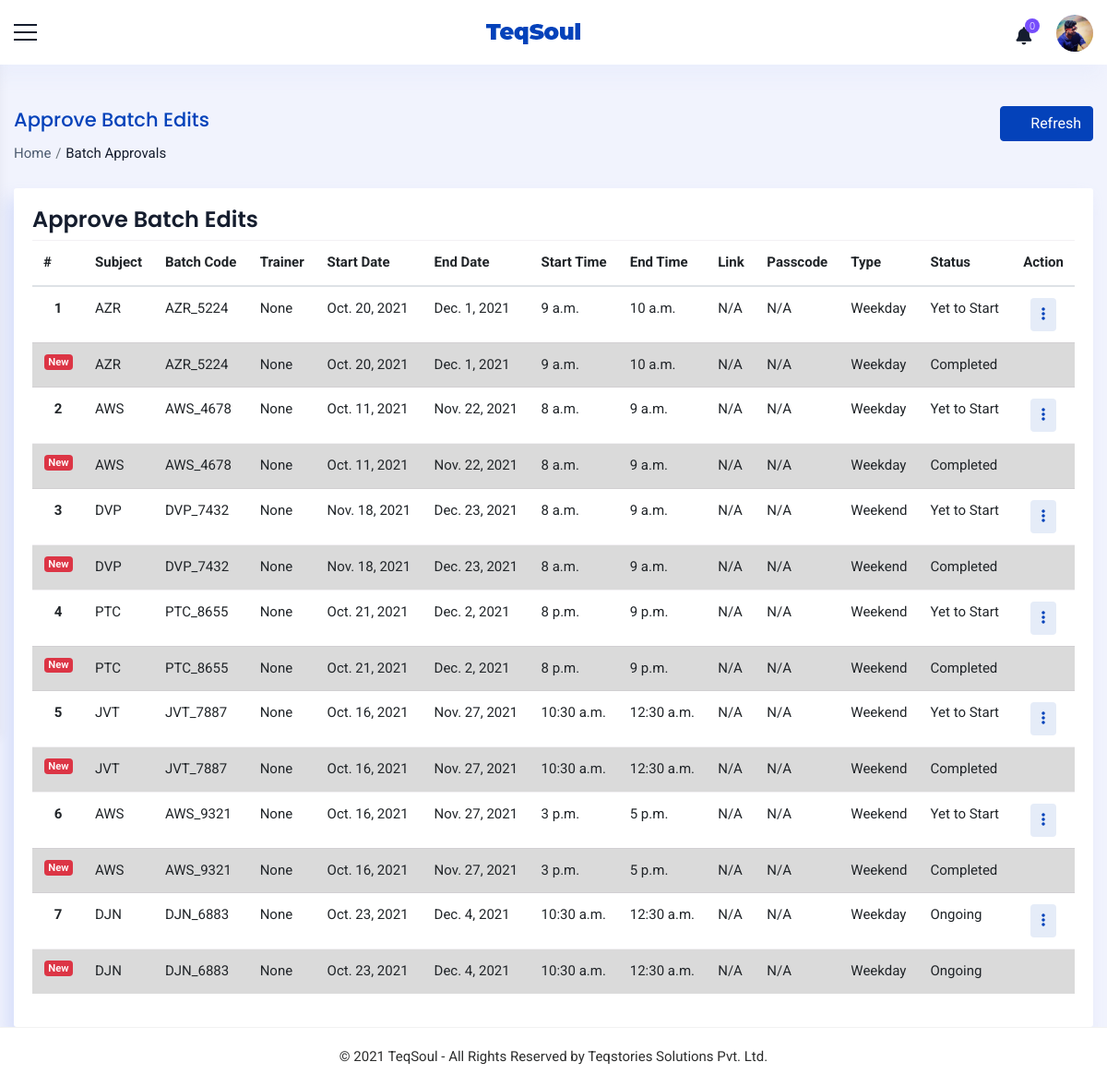
The app's page /operations/view/batch/approvals/ (signed in) with its own data.
### accounts/models.py (models this page shows, shortened)
class Staff(models.Model):
    value= (
    ('1', 'Operations'),
    ('2', 'Sales'),
    ('3', 'Trainer'),
    ('4', 'Admin'),
    ('5', 'Operations Manager'),
    ('6', 'Sales Manager'),
    ('7', 'Trainer Manager'),
    )
    user = models.OneToOneField(User,on_delete=models.CASCADE,null=True,blank=True)
    name = models.CharField(max_length=100,null=True, blank=True)
    empid = models.CharField(max_length=100,null=True, blank=True)
    mobile = models.CharField(max_length=10,null=True, blank=True)
    email = models.EmailField(max_length=200,null=True, blank=True)
    sex = models.CharField(max_length=10,null=True,choices=sex_choices, blank=True)
    dob = models.DateField(null=True, blank=True)
    doj = models.DateField(null=True, blank=True)
    blood_group = models.CharField(max_length=100,null=True, blank=True,choices=groups)
    house = models.CharField(max_length=100,null=True, blank=True)
    street =models.CharField(max_length=100,null=True, blank=True)
    street2 =models.CharField(max_length=100,null=True, blank=True)
    city = models.CharField(max_length=100,null=True, blank=True)
    state = models.CharField(max_length=100,null=True,choices=state, blank=True)
    pin = models.CharField(max_length=100,null=True,blank=True)
    stype = models.CharField(max_length=100,null=True,choices=value, blank=True)
    status = models.CharField(max_length=20,choices=(('Active','Active'),('Inactive','Inactive')),default='Active')
    profile_pic = models.ImageField(null=True, blank=True,upload_to='images/dp/',default='accounts/static/images/user3.png')
    facebook = models.CharField(max_length=1000, null=True, blank=True)
    linkedin = models.CharField(max_length=1000, null=True, blank=True)
    instagram = models.CharField(max_length=1000, null=True, blank=True)
    approval = models.BooleanField(null=True, blank=True, default=False)
    class Meta:
        unique_together = [['name']]

class TempBatch(models.Model):
    batch = models.ForeignKey(Batch, on_delete=models.CASCADE,null=True, blank=True)
    subject = models.ForeignKey(Course,on_delete=models.CASCADE)
    batch_code = models.CharField(max_length=500, blank=True)
    trainer = models.ForeignKey(Staff,on_delete=models.CASCADE,null=True, blank=True,limit_choices_to={'stype':"3"})
    start_date = models.DateField(null=True, blank=True)
    end_date = models.DateField(null=True, blank=True)
    start_time = models.TimeField(null=True, blank=True)
    end_time = models.TimeField(null=True, blank=True)
    link = models.CharField(max_length=1000, null=True, blank=True)
    passcode = models.CharField(max_length=250,null=True, blank=True)
    type = models.CharField(max_length=100,choices=(('Weekend', 'Weekend'),('Weekday','Weekday')))
    status = models.CharField(max_length=100,choices=(('2','Yet to Start'),('1','Ongoing'),('3','Completed'),('4','Cancelled')),default='2')
    to_be_approved_by = models.ForeignKey(Staff,on_delete=models.CASCADE,null=True, blank=True,related_name='temp_approved_by')

class Course(models.Model):
    name = models.CharField(max_length=1000,null=True, blank=True)
    code = models.CharField(max_length=10, null=True, blank=True)
    fee = models.CharField(max_length=10, null=True, blank=True)
    pic = models.ImageField(null=True, blank=True, default='accounts/static/images/course.jpg',upload_to='images/course/')

class Batch(models.Model):
    subject = models.ForeignKey(Course,on_delete=models.CASCADE)
    batch_code = models.CharField(max_length=500, blank=True)
    trainer = models.ForeignKey(Staff,on_delete=models.CASCADE,null=True, blank=True,limit_choices_to={'stype':"3"})
    start_date = models.DateField(null=True, blank=True)
    end_date = models.DateField(null=True, blank=True)
    start_time = models.TimeField(null=True, blank=True)
    end_time = models.TimeField(null=True, blank=True)
    link = models.CharField(max_length=1000, null=True, blank=True)
    passcode = models.CharField(max_length=250,null=True, blank=True)
    type = models.CharField(max_length=100,choices=(('Weekend', 'Weekend'),('Weekday','Weekday')))
    status = models.CharField(max_length=100,choices=(('2','Yet to Start'),('1','Ongoing'),('3','Completed'),('4','Cancelled')),default='2')
    strength = models.IntegerField(null=True, blank=True)
    last_edit_time = models.DateTimeField(null=True, blank=True)
    last_edit_user = models.ForeignKey(Staff,on_delete=models.CASCADE,null=True, blank=True,related_name='edited_by')
    approval = models.CharField(max_length=100,null=True, blank=True,choices=approval_choices ,default='2')
    to_be_approved_by = models.ForeignKey(Staff,on_delete=models.CASCADE,null=True, blank=True,related_name='approved_by')

### accounts/views.py (the view)
# urls.py: path('operations/view/batch/approvals/',ViewBatchEditApprovals.as_view(),name='batch_edit_approvals'),
class ViewBatchEditApprovals(View):
    def get(self, request):
        x = ManagerCheck(request)
        if x == True:
            staff = Staff.objects.get(user=request.user)
            notify = Notifications(staff)
            count = CountNotifications(notify)
            if staff.stype == '4':
                temp = TempBatch.objects.all()
            elif staff.stype == '5':
                temp = TempBatch.objects.filter(to_be_approved_by=staff)
            context={'count':count,'notify':notify,'staff':staff,'temp':temp}
            return render(request,'operations/batch_approvals.html',context)
        else:
            if request.user.is_authenticated:
                return render(request,'messages/common/permission_error.html')
            else:
                return redirect('home')

### accounts/functions.py (called while the page is built)
def ManagerCheck(request):
    user = request.user
    if user.is_authenticated:
        try:
            staff = Staff.objects.get(user=user)
            if staff.stype == '6' or staff.stype=='4' or staff.stype== '5' or staff.stype== '7':
                return (True)
            else:
                return (False)
        except:
            return (False)
    else:
        return (False)

def Notifications(staff):
    notifications = Notification.objects.filter(user1=staff,status='2').order_by('-date').order_by('-time')
    return notifications

def CountNotifications(notifications):
    count = 0
    for i in notifications:
        count = count +1
    return count

### accounts/templates/operations/batch_approvals.html (shortened to what this page needs)
{% extends 'common/main.html' %}
{% load static %}
{% block content %}
{% include 'common/header.html' %}
<div class="container_full">
    <div class="content_wrapper bg_homebefore inner-wrapper tables-sec">
        <div class="container-fluid">
            <div class="breadcrumbbar">
                <div class="row">
                    <div class="col-md-8 col-lg-8">
                        <h4 class="page-title">Approve Batch Edits</h4>
                        <div class="breadcrumb-list">
                            <ol class="breadcrumb">
                                <li class="breadcrumb-item"><a href="{% url 'home' %}">Home</a></li>
                                <li class="breadcrumb-item active" aria-current="page">Batch Approvals</li>
                            </ol>
                        </div>
                    </div>
                    <div class="col-md-4 col-lg-4 mr-0">
                        <div class="widgetbar">
                            <button class="btn btn-primary" onclick="window.location.reload()"><i class="ti ti-reload mr-2"></i>Refresh</button>
                        </div>
                    </div>
                </div>
            </div>
            <div class="row">
                <div class="col-lg-12 col-md-12 col-12">
                    <div class="card">
                        <h4 class="m-t-0 header-title">Approve Batch Edits</h4>
                        <div class="table-responsive">
                            <table class="table table-hover">
                                <thead>
                                    <tr>
                                        <th>#</th>
                                        <th>Subject</th>
                                        <th>Batch Code</th>
                                        <th>Trainer</th>
                                        <th>Start Date</th>
                                        <th>End Date</th>
                                        <th>Start Time</th>
                                        <th>End Time</th>
                                        <th>Link</th>
                                        <th>Passcode</th>
                                        <th>Type</th>
                                        <th>Status</th>
                                        <th class="text-right">Action</th>
                                    </tr>
                                </thead>
                                <tbody>
                                    {% for i in temp %}
                                    <tr>
                                        <th scope="row" style="text-align:center">{{forloop.counter}}</th>
                                        <td>{{i.subject.code}}</td>
                                        <td>{{i.batch_code}}</td>
                                        <td>{{i.trainer}}</td>
                                        <td>{{i.start_date}}</td>
                                        <td>{{i.end_date}}</td>
                                        <td>{{i.start_time}}</td>
                                        <td>{{i.end_time}}</td>
                                        {% if not i.link %}
                                        <td>N/A</td>
                                        <td>N/A</td>
                                        {% else %}
                                        <td>{{i.link}}</td>
                                        <td>{{i.passcode}}</td>
                                        {% endif %}
                                        <td>{{i.type}}</td>
                                        <td>{{i.get_status_display}}</td>
                                        <td  class="text-right">
                                            <div class="btn-group mr-2">
                                                <div class="dropdown">
                                                  <button class="btn btn-round btn-primary-rgba" type="button" id="CustomdropdownMenuButton4" data-toggle="dropdown" aria-haspopup="true" aria-expanded="false"><i class="fas fa-ellipsis-v"></i></button>
                                                </div>
                                            </div>
                                        </td>
                                    </tr>
                                    <tr class="table-active">
                                        <th scope="row"><span class="badge badge-pill badge-danger float-right">New</span></th>
                                        <td>{{i.batch.subject.code}}</td>
                                        <td>{{i.batch.batch_code}}</td>
                                        <td>{{i.batch.trainer}}</td>
                                        <td>{{i.batch.start_date}}</td>
                                        <td>{{i.batch.end_date}}</td>
                                        <td>{{i.batch.start_time}}</td>
                                        <td>{{i.batch.end_time}}</td>
                                        {% if not i.link %}
                                        <td>N/A</td>
                                        <td>N/A</td>
                                        {% else %}
                                        <td>{{i.batch.link}}</td>
                                        <td>{{i.batch.passcode}}</td>
                                        {% endif %}
                                        <td>{{i.batch.type}}</td>
                                        <td>{{i.batch.get_status_display}}</td>
                                        <td></td>
                                        {% empty %}
                                        <td colspan="13" >No pending approvals</td>
                                    </tr>
                                    {% endfor %}
                                </tbody>
                            </table>
                        </div>
                    </div>
                </div>
            </div>
        </div>
    </div>
    {% include 'common/footer.html' %}
</div>
{% endblock %}

### accounts/templates/common/header.html (shortened to what this page needs)
{% load static %}
<div class="header-bg">
    <header class="main-header">
      <div class="container_header phone_view border_top_bott">
        <div class="row">
          <div class="col-md-12 d-flex justify-content-between align-items-center">
            <div class="menu-icon"> <a href="javascript:void(0)" class="menu-toggler sidebar-toggler"></a> </div>
            <div class="logo d-flex align-items-center justify-content-center"> <a href="javascript:void(0)"> <strong
                  class="logo_icon"> <img src="{% static 'images/small-logo.png' %}" alt=""> </strong>  </a> </div>
            <div class="right_detail">
              <div class="row d-flex align-items-center justify-content-end">
                <div class="col-xl-12 col-12 d-flex justify-content-end">
                  <div class="right_bar_top d-flex align-items-center">
                    {% if staff %}
                        {% include 'common/notifications.html' %}
                        <div class="dropdown dropdown-user"> <a href="javascript:void(0)" class="dropdown-toggle"
                            data-toggle="dropdown" data-hover="dropdown" data-close-others="true" aria-expanded="true"> <img
                              class="img-circle pro_pic" src="{{staff.profile_pic.url}}" alt="{{staff.name}}"> </a>
                        </div>
                    {% endif %}
                  </div>
                </div>
              </div>
            </div>
          </div>
        </div>
      </div>
    </header>
  </div>

### static/css/style.css (style rules this page uses)
* { margin: 0; padding: 0; }
body { font-family: 'Roboto', sans-serif; font-size: 15px; line-height: 1.57143; font-weight: 400; color: #2d2e2e; }
h1, h2, h3, h4, h5, h6 { font-family: Poppins, sans-serif; margin-top: 0; font-weight: 600; color: #151d2e; }
a { color: #2d2e2e; transition: all 0.3s ease 0s; }
a, a:hover, a:active, a:focus { outline: none; text-decoration: none; }
i { transition: all 0.4s ease-in-out 0s; }
.img-circle { border-radius: 50%; }
.table td, .table th { border-top: 1px solid rgba(82, 63, 105, 0.07) !important; }
.btn-primary { color: #ffffff; background-color: #0442ba; border-color: #0442ba; box-shadow: none; }
.container_full { background: #f1f3fd; margin-top: 70px; position: relative; min-height: calc(100vh - 133px); overflow-x: hidden; }
.content_wrapper { margin-left: 0; margin-right: 0px; margin-top: 0; min-height: 600px; padding: 25px 0px 0px 0px; position: relative; }
.bg_homebefore { position: relative; }
.content_wrapper { padding-top: 25px; transition: all 0.3s; margin-left: 0px; }
.card { border-radius: 3px; background-color: #ffffff; box-shadow: -8px 12px 18px 0 rgba(209, 218, 249, 0.8); border: none; }
.breadcrumbbar { margin: 20px 0 25px; padding: 0; background-color: transparent; border-radius: 3px; }
.breadcrumbbar .page-title { color: #0442ba; font-size: 21px; font-weight: 500; line-height: 30px; margin-bottom: 10px; }
.breadcrumbbar .breadcrumb-list { text-align: left; }
.breadcrumbbar .breadcrumb { margin: 0; padding: 0; display: inline-flex; background-color: transparent; }
.breadcrumbbar .breadcrumb .breadcrumb-item a { color: #4e5d71; }
.breadcrumbbar .breadcrumb .breadcrumb-item.active { color: #151d2e; }
.breadcrumbbar .breadcrumb-item + .breadcrumb-item { padding-left: 0.3rem; }
.breadcrumbbar .breadcrumb-item + .breadcrumb-item::before { padding-right: 0.3rem; }
.breadcrumbbar .widgetbar { text-align: right; }
.badge { display: inline-block; padding: .25em .4em; font-size: 75%; font-weight: 600; line-height: 1; text-align: center; white-space: nowrap; vertical-align: baseline; border-radius: .25rem; transition: color .15s ease-in-out, background-color .15s ease-in-out, border-color .15s ease-in-out, box-shadow .15s ease-in-out; }
.btn-primary-rgba { background-color: rgba(4, 66, 186, 0.1); border: none; color: #0442ba; }
.tables-sec .card { padding: 20px; }
.table thead th { vertical-align: bottom; border-bottom: 2px solid #dee2e6; border-top: none; }

### records on screen
Staff: profile_pic (picture)
TempBatch: subject.code "AZR", batch_code "AZR_5224", trainer "None", start_date "Oct. 20, 2021", end_date "Dec. 1, 2021", start_time "9 a.m.", end_time "10 a.m.", link "N/A", type "Weekday", status "Yet to Start", batch.subject.code "AZR", batch.batch_code "AZR_5224", batch.trainer "None", batch.start_date "Oct. 20, 2021", batch.end_date "Dec. 1, 2021", batch.start_time "9 a.m.", batch.end_time "10 a.m.", batch.type "Weekday", batch.status "Completed"
TempBatch: subject.code "AWS", batch_code "AWS_4678", trainer "None", start_date "Oct. 11, 2021", end_date "Nov. 22, 2021", start_time "8 a.m.", end_time "9 a.m.", link "N/A", type "Weekday", status "Yet to Start", batch.subject.code "AWS", batch.batch_code "AWS_4678", batch.trainer "None", batch.start_date "Oct. 11, 2021", batch.end_date "Nov. 22, 2021", batch.start_time "8 a.m.", batch.end_time "9 a.m.", batch.type "Weekday", batch.status "Completed"
TempBatch: subject.code "DVP", batch_code "DVP_7432", trainer "None", start_date "Nov. 18, 2021", end_date "Dec. 23, 2021", start_time "8 a.m.", end_time "9 a.m.", link "N/A", type "Weekend", status "Yet to Start", batch.subject.code "DVP", batch.batch_code "DVP_7432", batch.trainer "None", batch.start_date "Nov. 18, 2021", batch.end_date "Dec. 23, 2021", batch.start_time "8 a.m.", batch.end_time "9 a.m.", batch.type "Weekend", batch.status "Completed"
TempBatch: subject.code "PTC", batch_code "PTC_8655", trainer "None", start_date "Oct. 21, 2021", end_date "Dec. 2, 2021", start_time "8 p.m.", end_time "9 p.m.", link "N/A", type "Weekend", status "Yet to Start", batch.subject.code "PTC", batch.batch_code "PTC_8655", batch.trainer "None", batch.start_date "Oct. 21, 2021", batch.end_date "Dec. 2, 2021", batch.start_time "8 p.m.", batch.end_time "9 p.m.", batch.type "Weekend", batch.status "Completed"
TempBatch: subject.code "JVT", batch_code "JVT_7887", trainer "None", start_date "Oct. 16, 2021", end_date "Nov. 27, 2021", start_time "10:30 a.m.", end_time "12:30 a.m.", link "N/A", type "Weekend", status "Yet to Start", batch.subject.code "JVT", batch.batch_code "JVT_7887", batch.trainer "None", batch.start_date "Oct. 16, 2021", batch.end_date "Nov. 27, 2021", batch.start_time "10:30 a.m.", batch.end_time "12:30 a.m.", batch.type "Weekend", batch.status "Completed"
TempBatch: subject.code "AWS", batch_code "AWS_9321", trainer "None", start_date "Oct. 16, 2021", end_date "Nov. 27, 2021", start_time "3 p.m.", end_time "5 p.m.", link "N/A", type "Weekend", status "Yet to Start", batch.subject.code "AWS", batch.batch_code "AWS_9321", batch.trainer "None", batch.start_date "Oct. 16, 2021", batch.end_date "Nov. 27, 2021", batch.start_time "3 p.m.", batch.end_time "5 p.m.", batch.type "Weekend", batch.status "Completed"
TempBatch: subject.code "DJN", batch_code "DJN_6883", trainer "None", start_date "Oct. 23, 2021", end_date "Dec. 4, 2021", start_time "10:30 a.m.", end_time "12:30 a.m.", link "N/A", type "Weekday", status "Ongoing", batch.subject.code "DJN", batch.batch_code "DJN_6883", batch.trainer "None", batch.start_date "Oct. 23, 2021", batch.end_date "Dec. 4, 2021", batch.start_time "10:30 a.m.", batch.end_time "12:30 a.m.", batch.type "Weekday", batch.status "Ongoing"

### other values on screen
{{ count }} "0"
